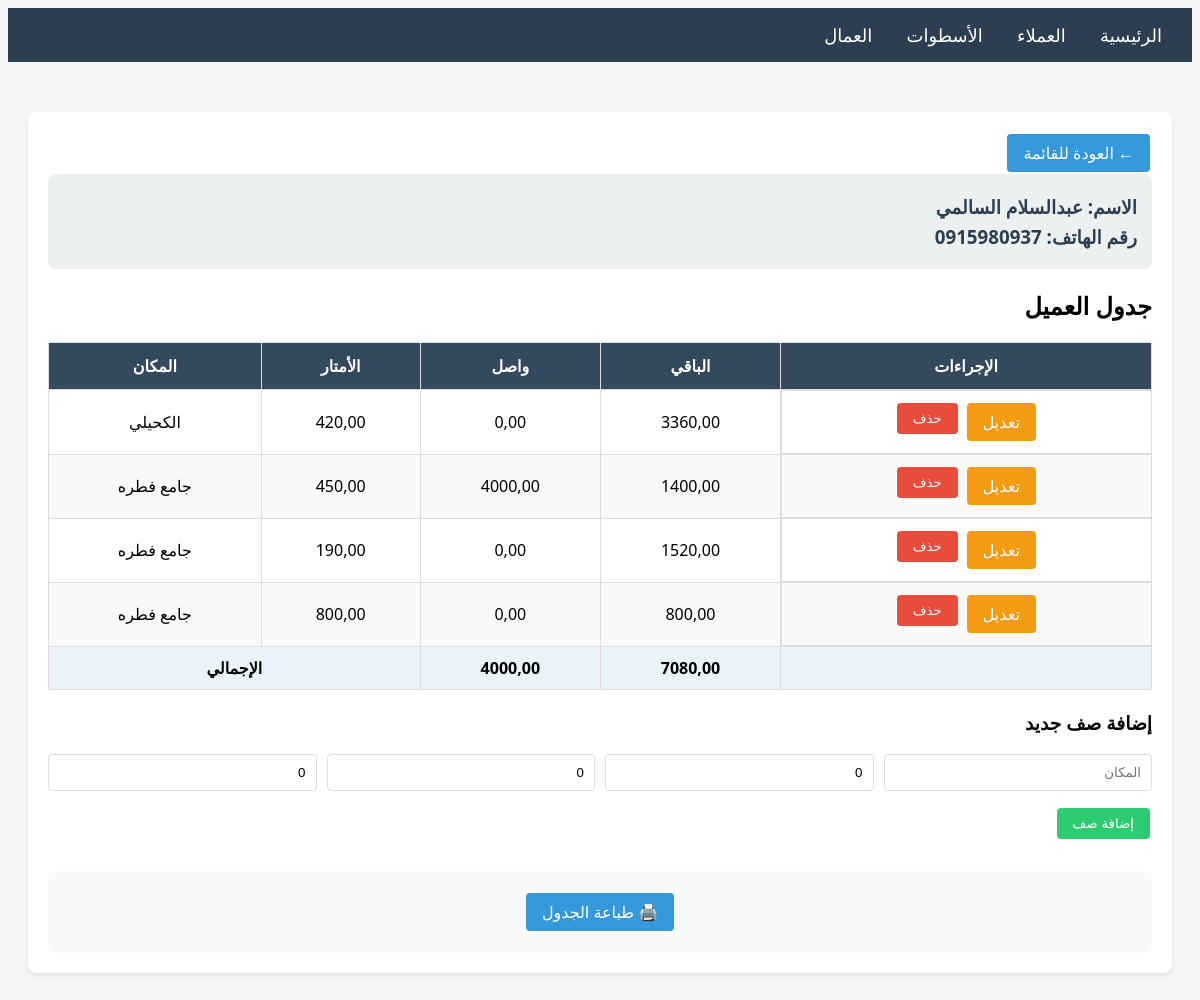
/customers/7/, run on the app's committed database.
### main/models.py (models this page shows, shortened)
class Customer(models.Model):
    name = models.CharField(max_length=200, verbose_name='الاسم')
    phone = models.CharField(max_length=20, verbose_name='رقم الهاتف')
    created_at = models.DateTimeField(auto_now_add=True)
    class Meta:
        verbose_name = 'عميل'
        verbose_name_plural = 'العملاء'
        ordering = ['-created_at']

class CustomerRow(models.Model):
    customer = models.ForeignKey(Customer, on_delete=models.CASCADE, related_name='rows', verbose_name='العميل')
    location = models.CharField(max_length=200, verbose_name='المكان')
    meters = models.DecimalField(max_digits=10, decimal_places=2, default=0, verbose_name='الأمتار')
    received = models.DecimalField(max_digits=10, decimal_places=2, default=0, verbose_name='واصل')
    remaining = models.DecimalField(max_digits=10, decimal_places=2, default=0, verbose_name='الباقي')
    order = models.IntegerField(default=0, verbose_name='الترتيب')
    class Meta:
        verbose_name = 'صف العميل'
        verbose_name_plural = 'صفوف العملاء'
        ordering = ['order', 'id']

### main/views.py (the view)
# urls.py: path('customers/<int:pk>/', views.customer_detail, name='customer_detail'),
def customer_detail(request, pk):
    customer = get_object_or_404(Customer, pk=pk)
    rows = customer.rows.all()
    total_received = sum(row.received for row in rows)
    total_remaining = sum(row.remaining for row in rows)
    if request.method == 'POST':
        form = CustomerRowForm(request.POST)
        if form.is_valid():
            row = form.save(commit=False)
            row.customer = customer
            row.order = customer.rows.count()
            row.save()
            messages.success(request, 'تم إضافة الصف بنجاح')
            return redirect('customer_detail', pk=pk)
    else:
        form = CustomerRowForm()
    context = {
        'customer': customer,
        'rows': rows,
        'form': form,
        'total_received': total_received,
        'total_remaining': total_remaining,
    }
    return render(request, 'main/customer_detail.html', context)

### main/forms.py
class CustomerRowForm(forms.ModelForm):
    class Meta:
        model = CustomerRow
        fields = ['location', 'meters', 'received', 'remaining']
        widgets = {
            'location': forms.TextInput(attrs={'class': 'form-control', 'placeholder': 'المكان'}),
            'meters': forms.NumberInput(attrs={'class': 'form-control', 'placeholder': 'الأمتار', 'step': '0.01'}),
            'received': forms.NumberInput(attrs={'class': 'form-control', 'placeholder': 'واصل', 'step': '0.01'}),
            'remaining': forms.NumberInput(attrs={'class': 'form-control', 'placeholder': 'الباقي', 'step': '0.01'}),
        }

### main/templates/main/customer_detail.html (shortened to what this page needs)
{% extends 'main/base.html' %}
{% block content %}
<div class="card">
    <a href="{% url 'customer_list' %}" class="btn btn-primary">← العودة للقائمة</a>
    <div class="customer-header">
        <h3>الاسم: {{ customer.name }}</h3>
        <h3>رقم الهاتف: {{ customer.phone }}</h3>
    </div>
    <h2>جدول العميل</h2>
    <div class="table-container">
        <table>
            <thead>
                <tr>
                    <th>الإجراءات</th>
                    <th>الباقي</th>
                    <th>واصل</th>
                    <th>الأمتار</th>
                    <th>المكان</th>
                </tr>
            </thead>
            <tbody>
                {% for row in rows %}
                <tr>
                    <td class="actions">
                        <a href="{% url 'customer_row_edit' row.pk %}" class="btn btn-warning">تعديل</a>
                        <form method="POST" action="{% url 'customer_row_delete' row.pk %}" style="display: inline;" onsubmit="return confirm('هل أنت متأكد من حذف هذا الصف؟')">
                            <button type="submit" class="btn btn-danger">حذف</button>
                        </form>
                    </td>
                    <td>{{ row.remaining }}</td>
                    <td>{{ row.received }}</td>
                    <td>{{ row.meters }}</td>
                    <td>{{ row.location }}</td>
                </tr>
                {% endfor %}
                <tr class="total-row">
                    <td></td>
                    <td>{{ total_remaining }}</td>
                    <td>{{ total_received }}</td>
                    <td colspan="2">الإجمالي</td>
                </tr>
            </tbody>
        </table>
    </div>
    <h3>إضافة صف جديد</h3>
    <form method="POST">
        <div style="display: grid; grid-template-columns: repeat(4, 1fr); gap: 10px;">
            <div class="form-group">
                {{ form.location }}
            </div>
            <div class="form-group">
                {{ form.meters }}
            </div>
            <div class="form-group">
                {{ form.received }}
            </div>
            <div class="form-group">
                {{ form.remaining }}
            </div>
        </div>
        <button type="submit" class="btn btn-success">إضافة صف</button>
    </form>
    <div class="print-section">
        <a href="{% url 'customer_print' customer.pk %}" class="btn btn-primary" target="_blank">🖨️ طباعة الجدول</a>
    </div>
</div>
{% endblock %}

### static/css/style.css (style rules this page uses)
body { direction: rtl; text-align: right; font-family: 'Segoe UI', Tahoma, Geneva, Verdana, sans-serif; background-color: #f5f5f5; }
.card { background: white; border-radius: 8px; padding: 20px; margin-bottom: 20px; box-shadow: 0 2px 4px rgba(0,0,0,0.1); }
.table-container { overflow-x: auto; margin: 20px 0; }
table { width: 100%; border-collapse: collapse; background: white; }
table th { background-color: #34495e; color: white; padding: 12px; text-align: center; border: 1px solid #ddd; }
table td { padding: 10px; text-align: center; border: 1px solid #ddd; }
table tr:nth-child(even) { background-color: #f9f9f9; }
.total-row { background-color: #e8f4f8 !important; font-weight: bold; }
.btn { padding: 8px 16px; border: none; border-radius: 4px; cursor: pointer; text-decoration: none; display: inline-block; margin: 2px; }
.btn-primary { background-color: #3498db; color: white; }
.btn-success { background-color: #2ecc71; color: white; }
.btn-danger { background-color: #e74c3c; color: white; }
.btn-warning { background-color: #f39c12; color: white; }
.form-group { margin-bottom: 15px; }
.form-control { width: 100%; padding: 10px; border: 1px solid #ddd; border-radius: 4px; box-sizing: border-box; }
.customer-header { background-color: #ecf0f1; padding: 15px; border-radius: 8px; margin-bottom: 20px; }
.customer-header h3 { margin: 5px 0; color: #2c3e50; }
.actions { display: flex; gap: 5px; justify-content: center; }
.print-section { text-align: center; margin-top: 30px; padding: 20px; background-color: #f8f9fa; border-radius: 8px; }
input[type="number"] { text-align: right; }

### data on the page
Customer: name "عبدالسلام السالمي", phone "0915980937"
CustomerRow: remaining "3360,00", received "0,00", meters "420,00", location "الكحيلي"
CustomerRow: remaining "1400,00", received "4000,00", meters "450,00", location "جامع فطره"
CustomerRow: remaining "1520,00", received "0,00", meters "190,00", location "جامع فطره"
CustomerRow: remaining "800,00", received "0,00", meters "800,00", location "جامع فطره"

### other printed values
{{ total_remaining }} "7080,00"
{{ total_received }} "4000,00"
